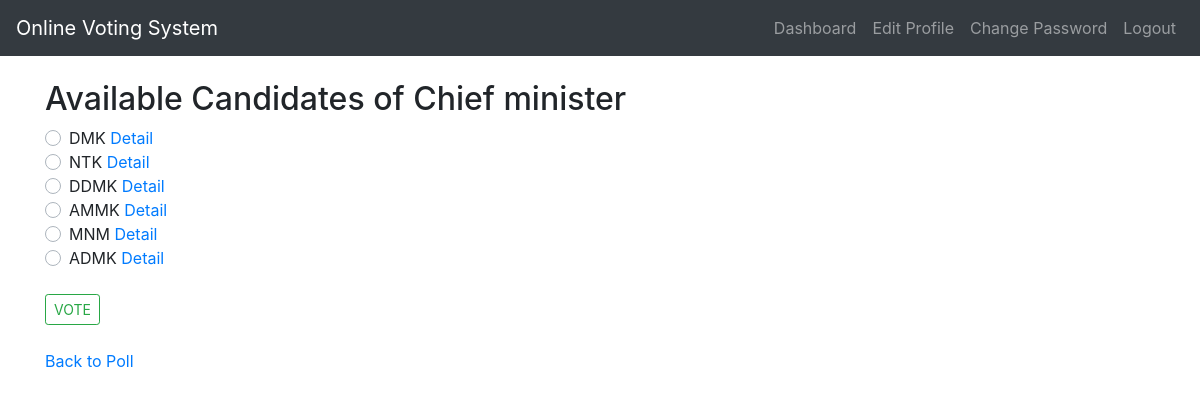
Screenshot of /candidate/7/ (signed in) with the database file from the repository.
### poll/models.py (models this page shows, shortened)
class Position(models.Model):
    title = models.CharField(max_length=50, unique=True)
    def __str__(self):
        return self.title

class Candidate(models.Model):
    name = models.CharField(max_length=50)
    total_vote = models.IntegerField(default=0, editable=False)
    position = models.ForeignKey(Position, on_delete=models.CASCADE)
    image = models.ImageField(verbose_name="Candidate Pic", upload_to='images/')

### poll/views.py (the view)
# urls.py: path('candidate/<int:pos>/', views.candidateView, name='candidate'),
@login_required
def candidateView(request, pos):
    obj = get_object_or_404(Position, pk = pos)
    if request.method == "POST":
        temp = ControlVote.objects.get_or_create(user=request.user, position=obj)[0]
        if temp.status == False:
            temp2 = Candidate.objects.get(pk=request.POST.get(obj.title))
            temp2.total_vote += 1
            temp2.save()
            temp.status = True
            temp.save()
            return HttpResponseRedirect('/position/')
        else:
            messages.success(request, 'you have already been voted this position.')
            return render(request, 'poll/candidate.html', {'obj':obj})
    else:
        return render(request, 'poll/candidate.html', {'obj':obj})

### poll/templates/poll/candidate.html (shortened to what this page needs)
{% extends "poll/base.html" %}
{% block content %}
  <h2>Available Candidates of {{ obj.title }}</h2>
  <form action="" method="POST">
    {% for c in obj.candidate_set.all %}
     <div class="custom-control custom-radio">
      <label class="custom-control-label" for="id_{{c.id}}">{{c.name}} <a href="{% url 'detail' c.id %}">Detail</a></label>
    </div>
    {% empty %}
      <p>No Candidates Available</p>
    {% endfor %}
    <br><input type="submit" class="btn btn-outline-success btn-sm" value="VOTE">
  </form>
  <br><p><a href="{% url 'position' %}">Back to Poll</a></p>
{% endblock %}

### rows the page displays
Position: title "Chief minister"
Candidate: name "DMK"
Candidate: name "NTK"
Candidate: name "DDMK"
Candidate: name "AMMK"
Candidate: name "MNM"
Candidate: name "ADMK"
